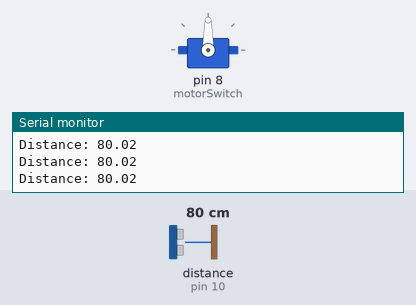
Recording of a sketch running on a simulated Arduino Uno, built with avr-gcc and run on an emulated ATmega328P. On the bench: servo, the last lines printed to the serial monitor. Wiring (inferred from the names in the program): ultrasonic range finder: trigger pin 9; echo pin 10. The test bench sets the inputs (shaded band); at power-on: distance to the obstacle (sensor on pin 10) 80 cm. The echo pulse lasts 58.3 µs per cm.

Above: at 1.2 s.
1.3 s: distance to the obstacle (sensor on pin 10) set to 23 cm
3.0 s: distance to the obstacle (sensor on pin 10) set to 18 cm
At 4.4 s:
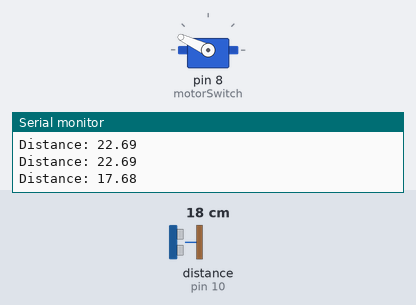
At 5.0 s:
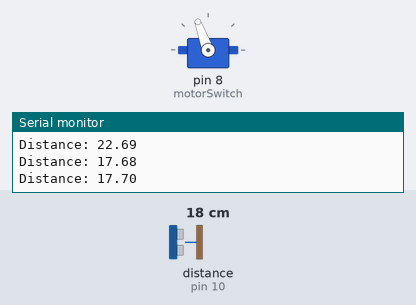
6.0 s: distance to the obstacle (sensor on pin 10) set to 35 cm
At 7.4 s:
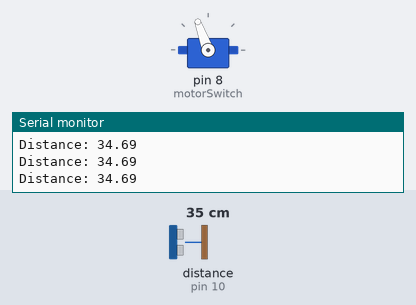
Timing chart, 0 to 9.0 s (numbered marks = the images above; inputs shaded):
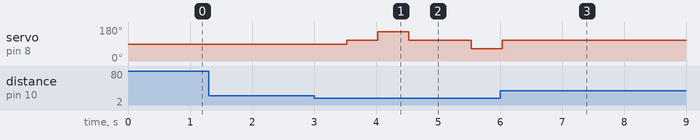

The sketch:

auto-lights.ino
```cpp
/*

  Auto-lights is a basic project to turn automatically my room's light, using a motor to toggle the switch.
  I could use a relay, but I think it's cooler to watch the motor idk.

*/
#include <Servo.h>

const int trigPin = 9; // Pin connected to the trigger (ultrasonar sensor)
const int echoPin = 10;
float duration, distance;
bool pastStateMotor = true; // Starts with the lights on
Servo motorSwitch;

void setup() {
  pinMode(trigPin, OUTPUT);
  pinMode(echoPin, INPUT);
  motorSwitch.attach(8);
  Serial.begin(9600);
}

void switcher (int action) {
  // 1 = ON
  // 0 = OFF
  int deviation = 20; // Because the rotary element isn't right on the 0 degrees.
  int pointZero = 90 + deviation; // 90 degrees + 20 of deviation
  int pointOn = pointZero - 45;
  int pointOff = pointZero + 45;

  delay(500);

  motorSwitch.write(pointZero); // In case we don't know what was the last position.

  delay(500); // Delay before rotation

  switch (action) {
    case 1:
      motorSwitch.write(pointOn);
      break;
    case 0:
      motorSwitch.write(pointOff);
      break;
    default:
      break;
  }

  delay(500); // Delay before returning to start point.
  motorSwitch.write(pointZero); // Return to start point after toggling ON/OFF.
}

unsigned long lastToggleTime = 0; // To track the last time the switch was toggled
const int debounceDelay = 1000; // 1 second debounce time

void loop() {
  digitalWrite(trigPin, LOW);
  delayMicroseconds(2);
  digitalWrite(trigPin, HIGH);
  delayMicroseconds(10);
  digitalWrite(trigPin, LOW);

  duration = pulseIn(echoPin, HIGH);
  distance = (duration * 0.0343) / 2;
  Serial.print("Distance: ");
  Serial.println(distance);

  unsigned long currentTime = millis();

  if (distance < 20 && (currentTime - lastToggleTime > debounceDelay)) {
    // Only toggle if enough time has passed since the last toggle
    if (pastStateMotor) { // If the past action was ON
      switcher(0); // Turn the lights off
      pastStateMotor = false; // Set the flag to false
    } else { // If the past action was OFF
      switcher(1); // Turn the lights on
      pastStateMotor = true; // Set the flag to true
    }
    lastToggleTime = currentTime; // Update the last toggle time
  }
}
```

Measured:
- the behaviour switches between 21 and 20 cm on distance to the obstacle (sensor on pin 10) (found by bisection; images 0 and 1)
- after the input at 3.0 s, servo on pin 8 (motorSwitch): 90° → 110° after 0.53 s, → 155° 0.50 s later, → 110° 0.50 s later, → 65° 1.0 s later
- after the input at 6.0 s, servo on pin 8 (motorSwitch): goes on until 6.0 s, then stays 110°
